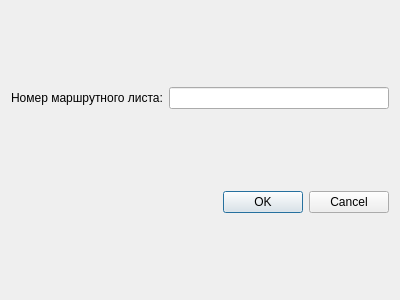
<?xml version="1.0" encoding="UTF-8"?>
<ui version="4.0">
 <class>DeleteEntryRouteSheet</class>
 <widget class="QDialog" name="DeleteEntryRouteSheet">
  <property name="geometry">
   <rect>
    <x>0</x>
    <y>0</y>
    <width>400</width>
    <height>300</height>
   </rect>
  </property>
  <property name="windowTitle">
   <string>Dialog</string>
  </property>
  <layout class="QVBoxLayout" name="verticalLayout">
   <item>
    <layout class="QGridLayout" name="gridLayout">
     <item row="1" column="0">
      <widget class="QLabel" name="label">
       <property name="text">
        <string>Номер маршрутного листа:</string>
       </property>
      </widget>
     </item>
     <item row="1" column="1">
      <widget class="QLineEdit" name="idRouteSheetEdit"/>
     </item>
    </layout>
   </item>
   <item>
    <widget class="QDialogButtonBox" name="buttonBox">
     <property name="orientation">
      <enum>Qt::Horizontal</enum>
     </property>
     <property name="standardButtons">
      <set>QDialogButtonBox::Cancel|QDialogButtonBox::Ok</set>
     </property>
    </widget>
   </item>
  </layout>
 </widget>
 <resources/>
 <connections>
  <connection>
   <sender>buttonBox</sender>
   <signal>accepted()</signal>
   <receiver>DeleteEntryRouteSheet</receiver>
   <slot>accept()</slot>
   <hints>
    <hint type="sourcelabel">
     <x>248</x>
     <y>254</y>
    </hint>
    <hint type="destinationlabel">
     <x>157</x>
     <y>274</y>
    </hint>
   </hints>
  </connection>
  <connection>
   <sender>buttonBox</sender>
   <signal>rejected()</signal>
   <receiver>DeleteEntryRouteSheet</receiver>
   <slot>reject()</slot>
   <hints>
    <hint type="sourcelabel">
     <x>316</x>
     <y>260</y>
    </hint>
    <hint type="destinationlabel">
     <x>286</x>
     <y>274</y>
    </hint>
   </hints>
  </connection>
 </connections>
</ui>
